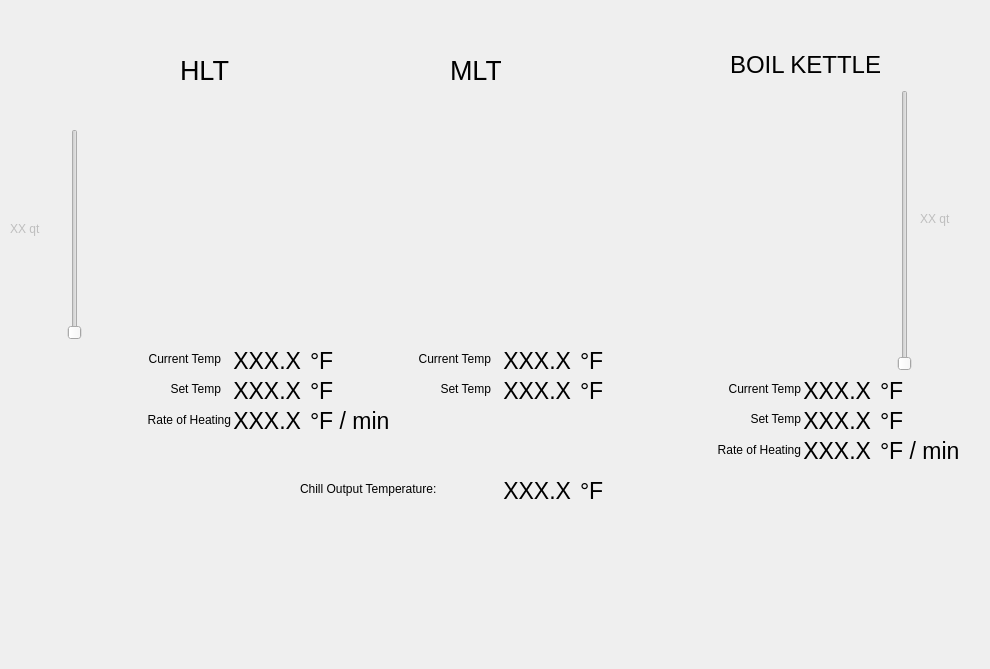
    <widget class="QWidget" name="tab">
     <attribute name="title">
      <string>MAIN</string>
     </attribute>
     <widget class="QLabel" name="label_10">
      <property name="geometry">
       <rect>
        <x>100</x>
        <y>130</y>
        <width>231</width>
        <height>211</height>
       </rect>
      </property>
      <property name="text">
       <string/>
      </property>
      <property name="pixmap">
       <pixmap>images/cooler.jpg</pixmap>
      </property>
     </widget>
     <widget class="QLabel" name="label_11">
      <property name="geometry">
       <rect>
        <x>180</x>
        <y>50</y>
        <width>51</width>
        <height>41</height>
       </rect>
      </property>
      <property name="font">
       <font>
        <pointsize>18</pointsize>
       </font>
      </property>
      <property name="text">
       <string>&lt;html&gt;&lt;head/&gt;&lt;body&gt;&lt;p&gt;&lt;span style=&quot; font-size:20pt;&quot;&gt;HLT&lt;/span&gt;&lt;/p&gt;&lt;/body&gt;&lt;/html&gt;</string>
      </property>
     </widget>
     <widget class="QLabel" name="label_13">
      <property name="geometry">
       <rect>
        <x>450</x>
        <y>50</y>
        <width>51</width>
        <height>41</height>
       </rect>
      </property>
      <property name="text">
       <string>&lt;html&gt;&lt;head/&gt;&lt;body&gt;&lt;p&gt;&lt;span style=&quot; font-size:20pt;&quot;&gt;MLT&lt;/span&gt;&lt;/p&gt;&lt;/body&gt;&lt;/html&gt;</string>
      </property>
     </widget>
     <widget class="QLabel" name="label_14">
      <property name="geometry">
       <rect>
        <x>710</x>
        <y>90</y>
        <width>171</width>
        <height>281</height>
       </rect>
      </property>
      <property name="text">
       <string/>
      </property>
      <property name="pixmap">
       <pixmap>images/keggle.jpeg</pixmap>
      </property>
     </widget>
     <widget class="QLabel" name="label_15">
      <property name="geometry">
       <rect>
        <x>730</x>
        <y>50</y>
        <width>151</width>
        <height>31</height>
       </rect>
      </property>
      <property name="text">
       <string>&lt;html&gt;&lt;head/&gt;&lt;body&gt;&lt;p&gt;&lt;span style=&quot; font-size:18pt;&quot;&gt;BOIL KETTLE&lt;/span&gt;&lt;/p&gt;&lt;/body&gt;&lt;/html&gt;</string>
      </property>
     </widget>
     <widget class="QLabel" name="label_25">
      <property name="geometry">
       <rect>
        <x>370</x>
        <y>130</y>
        <width>231</width>
        <height>211</height>
       </rect>
      </property>
      <property name="text">
       <string/>
      </property>
      <property name="pixmap">
       <pixmap>images/cooler.jpg</pixmap>
      </property>
     </widget>
     <widget class="QLabel" name="label_22">
      <property name="geometry">
       <rect>
        <x>120</x>
        <y>350</y>
        <width>101</width>
        <height>17</height>
       </rect>
      </property>
      <property name="text">
       <string>Current Temp</string>
      </property>
      <property name="alignment">
       <set>Qt::AlignRight|Qt::AlignTrailing|Qt::AlignVCenter</set>
      </property>
     </widget>
     <widget class="QLabel" name="label_28">
      <property name="geometry">
       <rect>
        <x>120</x>
        <y>380</y>
        <width>101</width>
        <height>17</height>
       </rect>
      </property>
      <property name="text">
       <string>Set Temp</string>
      </property>
      <property name="alignment">
       <set>Qt::AlignRight|Qt::AlignTrailing|Qt::AlignVCenter</set>
      </property>
     </widget>
     <widget class="QSlider" name="VS_HLT_Volume_Main">
      <property name="enabled">
       <bool>false</bool>
      </property>
      <property name="geometry">
       <rect>
        <x>60</x>
        <y>129</y>
        <width>29</width>
        <height>211</height>
       </rect>
      </property>
      <property name="maximum">
       <number>9</number>
      </property>
      <property name="orientation">
       <enum>Qt::Vertical</enum>
      </property>
     </widget>
     <widget class="QSlider" name="VS_BK_Volume_Main">
      <property name="enabled">
       <bool>false</bool>
      </property>
      <property name="geometry">
       <rect>
        <x>890</x>
        <y>90</y>
        <width>29</width>
        <height>281</height>
       </rect>
      </property>
      <property name="maximum">
       <number>14</number>
      </property>
      <property name="orientation">
       <enum>Qt::Vertical</enum>
      </property>
     </widget>
     <widget class="QLabel" name="L_HLT_Volume_Main">
      <property name="enabled">
       <bool>false</bool>
      </property>
      <property name="geometry">
       <rect>
        <x>10</x>
        <y>220</y>
        <width>51</width>
        <height>17</height>
       </rect>
      </property>
      <property name="text">
       <string>XX qt</string>
      </property>
     </widget>
     <widget class="QLabel" name="L_BK_Volume_Main">
      <property name="enabled">
       <bool>false</bool>
      </property>
      <property name="geometry">
       <rect>
        <x>920</x>
        <y>210</y>
        <width>61</width>
        <height>17</height>
       </rect>
      </property>
      <property name="text">
       <string>XX qt</string>
      </property>
     </widget>
     <widget class="QLabel" name="L_HLT_CurrentTemp_Main">
      <property name="geometry">
       <rect>
        <x>220</x>
        <y>340</y>
        <width>81</width>
        <height>41</height>
       </rect>
      </property>
      <property name="font">
       <font>
        <pointsize>17</pointsize>
       </font>
      </property>
      <property name="text">
       <string>XXX.X</string>
      </property>
      <property name="textFormat">
       <enum>Qt::AutoText</enum>
      </property>
      <property name="alignment">
       <set>Qt::AlignRight|Qt::AlignTrailing|Qt::AlignVCenter</set>
      </property>
     </widget>
     <widget class="QLabel" name="L_HLT_SetTemp_Main">
      <property name="geometry">
       <rect>
        <x>220</x>
        <y>370</y>
        <width>81</width>
        <height>41</height>
       </rect>
      </property>
      <property name="font">
       <font>
        <pointsize>17</pointsize>
       </font>
      </property>
      <property name="text">
       <string>XXX.X</string>
      </property>
      <property name="textFormat">
       <enum>Qt::AutoText</enum>
      </property>
      <property name="alignment">
       <set>Qt::AlignRight|Qt::AlignTrailing|Qt::AlignVCenter</set>
      </property>
     </widget>
     <widget class="QLabel" name="label_29">
      <property name="geometry">
       <rect>
        <x>390</x>
        <y>380</y>
        <width>101</width>
        <height>17</height>
       </rect>
      </property>
      <property name="text">
       <string>Set Temp</string>
      </property>
      <property name="alignment">
       <set>Qt::AlignRight|Qt::AlignTrailing|Qt::AlignVCenter</set>
      </property>
     </widget>
     <widget class="QLabel" name="L_MLT_SetTemp_Main">
      <property name="geometry">
       <rect>
        <x>490</x>
        <y>370</y>
        <width>81</width>
        <height>41</height>
       </rect>
      </property>
      <property name="font">
       <font>
        <pointsize>17</pointsize>
       </font>
      </property>
      <property name="text">
       <string>XXX.X</string>
      </property>
      <property name="textFormat">
       <enum>Qt::AutoText</enum>
      </property>
      <property name="alignment">
       <set>Qt::AlignRight|Qt::AlignTrailing|Qt::AlignVCenter</set>
      </property>
     </widget>
     <widget class="QLabel" name="L_MLT_CurrentTemp_Main">
      <property name="geometry">
       <rect>
        <x>490</x>
        <y>340</y>
        <width>81</width>
        <height>41</height>
       </rect>
      </property>
      <property name="font">
       <font>
        <pointsize>17</pointsize>
       </font>
      </property>
      <property name="text">
       <string>XXX.X</string>
      </property>
      <property name="textFormat">
       <enum>Qt::AutoText</enum>
      </property>
      <property name="alignment">
       <set>Qt::AlignRight|Qt::AlignTrailing|Qt::AlignVCenter</set>
      </property>
     </widget>
     <widget class="QLabel" name="label_26">
      <property name="geometry">
       <rect>
        <x>390</x>
        <y>350</y>
        <width>101</width>
        <height>17</height>
       </rect>
      </property>
      <property name="text">
       <string>Current Temp</string>
      </property>
      <property name="alignment">
       <set>Qt::AlignRight|Qt::AlignTrailing|Qt::AlignVCenter</set>
      </property>
     </widget>
     <widget class="QLabel" name="label_30">
      <property name="enabled">
       <bool>true</bool>
      </property>
      <property name="geometry">
       <rect>
        <x>700</x>
        <y>410</y>
        <width>101</width>
        <height>17</height>
       </rect>
      </property>
      <property name="text">
       <string>Set Temp</string>
      </property>
      <property name="alignment">
       <set>Qt::AlignRight|Qt::AlignTrailing|Qt::AlignVCenter</set>
      </property>
     </widget>
     <widget class="QLabel" name="L_BK_SetTemp_Main">
      <property name="enabled">
       <bool>true</bool>
      </property>
      <property name="geometry">
       <rect>
        <x>800</x>
        <y>400</y>
        <width>71</width>
        <height>41</height>
       </rect>
      </property>
      <property name="font">
       <font>
        <pointsize>17</pointsize>
       </font>
      </property>
      <property name="text">
       <string>XXX.X</string>
      </property>
      <property name="textFormat">
       <enum>Qt::AutoText</enum>
      </property>
      <property name="alignment">
       <set>Qt::AlignRight|Qt::AlignTrailing|Qt::AlignVCenter</set>
      </property>
     </widget>
     <widget class="QLabel" name="L_BK_CurrentTemp_Main">
      <property name="geometry">
       <rect>
        <x>800</x>
        <y>370</y>
        <width>71</width>
        <height>41</height>
       </rect>
      </property>
      <property name="font">
       <font>
        <pointsize>17</pointsize>
       </font>
      </property>
      <property name="text">
       <string>XXX.X</string>
      </property>
      <property name="textFormat">
       <enum>Qt::AutoText</enum>
      </property>
      <property name="alignment">
       <set>Qt::AlignRight|Qt::AlignTrailing|Qt::AlignVCenter</set>
      </property>
     </widget>
     <widget class="QLabel" name="label_27">
      <property name="geometry">
       <rect>
        <x>700</x>
        <y>380</y>
        <width>101</width>
        <height>17</height>
       </rect>
      </property>
      <property name="text">
       <string>Current Temp</string>
      </property>
      <property name="alignment">
       <set>Qt::AlignRight|Qt::AlignTrailing|Qt::AlignVCenter</set>
      </property>
     </widget>
     <widget class="QLabel" name="label_110">
      <property name="geometry">
       <rect>
        <x>300</x>
        <y>480</y>
        <width>191</width>
        <height>17</height>
       </rect>
      </property>
      <property name="text">
       <string>Chill Output Temperature:</string>
      </property>
     </widget>
     <widget class="QLabel" name="L_Chill_Temp_Main">
      <property name="geometry">
       <rect>
        <x>490</x>
        <y>470</y>
        <width>81</width>
        <height>41</height>
       </rect>
      </property>
      <property name="font">
       <font>
        <pointsize>17</pointsize>
       </font>
      </property>
      <property name="text">
       <string>XXX.X</string>
      </property>
      <property name="textFormat">
       <enum>Qt::AutoText</enum>
      </property>
      <property name="alignment">
       <set>Qt::AlignRight|Qt::AlignTrailing|Qt::AlignVCenter</set>
      </property>
     </widget>
     <widget class="QLabel" name="L_Main_2">
      <property name="geometry">
       <rect>
        <x>310</x>
        <y>340</y>
        <width>31</width>
        <height>41</height>
       </rect>
      </property>
      <property name="font">
       <font>
        <pointsize>17</pointsize>
       </font>
      </property>
      <property name="text">
       <string>°F</string>
      </property>
      <property name="textFormat">
       <enum>Qt::AutoText</enum>
      </property>
     </widget>
     <widget class="QLabel" name="L_Main_3">
      <property name="geometry">
       <rect>
        <x>310</x>
        <y>370</y>
        <width>31</width>
        <height>41</height>
       </rect>
      </property>
      <property name="font">
       <font>
        <pointsize>17</pointsize>
       </font>
      </property>
      <property name="text">
       <string>°F</string>
      </property>
      <property name="textFormat">
       <enum>Qt::AutoText</enum>
      </property>
     </widget>
     <widget class="QLabel" name="L_Main_4">
      <property name="geometry">
       <rect>
        <x>580</x>
        <y>340</y>
        <width>31</width>
        <height>41</height>
       </rect>
      </property>
      <property name="font">
       <font>
        <pointsize>17</pointsize>
       </font>
      </property>
      <property name="text">
       <string>°F</string>
      </property>
      <property name="textFormat">
       <enum>Qt::AutoText</enum>
      </property>
     </widget>
     <widget class="QLabel" name="L_Main_5">
      <property name="geometry">
       <rect>
        <x>580</x>
        <y>370</y>
        <width>31</width>
        <height>41</height>
       </rect>
      </property>
      <property name="font">
       <font>
        <pointsize>17</pointsize>
       </font>
      </property>
      <property name="text">
       <string>°F</string>
      </property>
      <property name="textFormat">
       <enum>Qt::AutoText</enum>
      </property>
     </widget>
     <widget class="QLabel" name="L_Main_6">
      <property name="geometry">
       <rect>
        <x>880</x>
        <y>370</y>
        <width>31</width>
        <height>41</height>
       </rect>
      </property>
      <property name="font">
       <font>
        <pointsize>17</pointsize>
       </font>
      </property>
      <property name="text">
       <string>°F</string>
      </property>
      <property name="textFormat">
       <enum>Qt::AutoText</enum>
      </property>
     </widget>
     <widget class="QLabel" name="L_Main_7">
      <property name="enabled">
       <bool>true</bool>
      </property>
      <property name="geometry">
       <rect>
        <x>880</x>
        <y>400</y>
        <width>31</width>
        <height>41</height>
       </rect>
      </property>
      <property name="font">
       <font>
        <pointsize>17</pointsize>
       </font>
      </property>
      <property name="text">
       <string>°F</string>
      </property>
      <property name="textFormat">
       <enum>Qt::AutoText</enum>
      </property>
     </widget>
     <widget class="QLabel" name="L_Main_8">
      <property name="geometry">
       <rect>
        <x>580</x>
        <y>470</y>
        <width>31</width>
        <height>41</height>
       </rect>
      </property>
      <property name="font">
       <font>
        <pointsize>17</pointsize>
       </font>
      </property>
      <property name="text">
       <string>°F</string>
      </property>
      <property name="textFormat">
       <enum>Qt::AutoText</enum>
      </property>
     </widget>
     <widget class="QLabel" name="label_16">
      <property name="geometry">
       <rect>
        <x>40</x>
        <y>560</y>
        <width>900</width>
        <height>100</height>
       </rect>
      </property>
      <property name="text">
       <string/>
      </property>
      <property name="pixmap">
       <pixmap>images/logo.png</pixmap>
      </property>
     </widget>
     <widget class="QLabel" name="L_BK_RateOfHeat_Main">
      <property name="enabled">
       <bool>true</bool>
      </property>
      <property name="geometry">
       <rect>
        <x>800</x>
        <y>430</y>
        <width>71</width>
        <height>41</height>
       </rect>
      </property>
      <property name="font">
       <font>
        <pointsize>17</pointsize>
       </font>
      </property>
      <property name="text">
       <string>XXX.X</string>
      </property>
      <property name="textFormat">
       <enum>Qt::AutoText</enum>
      </property>
      <property name="alignment">
       <set>Qt::AlignRight|Qt::AlignTrailing|Qt::AlignVCenter</set>
      </property>
     </widget>
     <widget class="QLabel" name="L_Main_9">
      <property name="enabled">
       <bool>true</bool>
      </property>
      <property name="geometry">
       <rect>
        <x>880</x>
        <y>430</y>
        <width>101</width>
        <height>41</height>
       </rect>
      </property>
      <property name="font">
       <font>
        <pointsize>17</pointsize>
       </font>
      </property>
      <property name="text">
       <string>°F / min</string>
      </property>
      <property name="textFormat">
       <enum>Qt::AutoText</enum>
      </property>
     </widget>
     <widget class="QLabel" name="label_31">
      <property name="enabled">
       <bool>true</bool>
      </property>
      <property name="geometry">
       <rect>
        <x>690</x>
        <y>440</y>
        <width>111</width>
        <height>20</height>
       </rect>
      </property>
      <property name="text">
       <string>Rate of Heating</string>
      </property>
      <property name="alignment">
       <set>Qt::AlignRight|Qt::AlignTrailing|Qt::AlignVCenter</set>
      </property>
     </widget>
     <widget class="QLabel" name="L_HLT_RateOfHeat_Main">
      <property name="enabled">
       <bool>true</bool>
      </property>
      <property name="geometry">
       <rect>
        <x>230</x>
        <y>400</y>
        <width>71</width>
        <height>41</height>
       </rect>
      </property>
      <property name="font">
       <font>
        <pointsize>17</pointsize>
       </font>
      </property>
      <property name="text">
       <string>XXX.X</string>
      </property>
      <property name="textFormat">
       <enum>Qt::AutoText</enum>
      </property>
      <property name="alignment">
       <set>Qt::AlignRight|Qt::AlignTrailing|Qt::AlignVCenter</set>
      </property>
     </widget>
     <widget class="QLabel" name="L_Main_10">
      <property name="enabled">
       <bool>true</bool>
      </property>
      <property name="geometry">
       <rect>
        <x>310</x>
        <y>400</y>
        <width>101</width>
        <height>41</height>
       </rect>
      </property>
      <property name="font">
       <font>
        <pointsize>17</pointsize>
       </font>
      </property>
      <property name="text">
       <string>°F / min</string>
      </property>
      <property name="textFormat">
       <enum>Qt::AutoText</enum>
      </property>
     </widget>
     <widget class="QLabel" name="label_32">
      <property name="enabled">
       <bool>true</bool>
      </property>
      <property name="geometry">
       <rect>
        <x>120</x>
        <y>410</y>
        <width>111</width>
        <height>20</height>
       </rect>
      </property>
      <property name="text">
       <string>Rate of Heating</string>
      </property>
      <property name="alignment">
       <set>Qt::AlignRight|Qt::AlignTrailing|Qt::AlignVCenter</set>
      </property>
     </widget>
    </widget>
